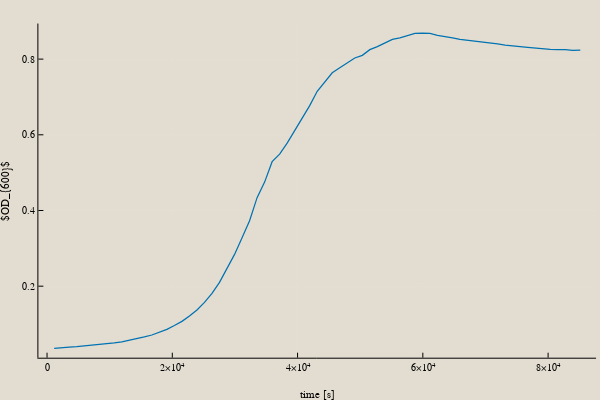

Here is the notebook cell this chart was saved with:
### Code cell
plot()
for i in 15:15
    plot!(
        df[df.Well .== Symbol("Column$i"), Symbol("time_[s]")], 
        df[df.Well .== Symbol("Column$i"), :OD], 
        label=:none,
        xlabel="time [s]",
        ylabel = L"OD_{600}"
    )
end
plot!()

### Figure 1 — Plotly figure (JSON) as saved in the notebook; plotly's stock layout.template omitted (floating-point values rounded to 4 significant figures)
{"data": [{"colorbar": {"title": ""}, "legendgroup": "", "line": {"color": "rgba(1, 115, 178, 1.000)", "dash": "solid", "shape": "linear", "width": 1.25}, "mode": "lines", "name": "", "showlegend": false, "type": "scatter", "x": [1137, 2337, 3537, 4737, 5937, 7137, 8337, 9537, 10737, 11937, 13137, 14337, 15537, 16737, 17937, 19137, 20337, 21537, 22737, 23937, 25137, 26337, 27537, 28737, 29937, 31137, 32337, 33537, 34737, 35937, 37137, 38337, 39537, 40737, 41937, 43137, 44337, 45537, 46737, 47937, 49137, 50337, 51537, 52737, 53937, 55137, 56337, 57537, 58737, 59937, 61137, 62337, 63537, 64737, 65937, 67137, 68337, 69537, 70737, 71937, 73137, 74337, 75537, 76737, 77937, 79137, 80337, 81537, 82737, 83937, 85137], "xaxis": "x1", "y": [0.036, 0.038, 0.039, 0.04, 0.042, 0.043, 0.045, 0.047, 0.05, 0.053, 0.057, 0.061, 0.066, 0.071, 0.078, 0.086, 0.096, 0.107, 0.121, 0.137, 0.157, 0.181, 0.21, 0.245, 0.284, 0.328, 0.373, 0.434, 0.475, 0.529, 0.549, 0.578, 0.612, 0.646, 0.677, 0.715, 0.74, 0.764, 0.777, 0.791, 0.803, 0.81, 0.825, 0.833, 0.843, 0.852, 0.856, 0.863, 0.868, 0.869, 0.868, 0.863, 0.86, 0.856, 0.852, 0.85, 0.847, 0.845, 0.842, 0.84, 0.837, 0.834, 0.833, 0.831, 0.829, 0.827, 0.826, 0.825, 0.825, 0.823, 0.824], "yaxis": "y1", "zmax": null, "zmin": null}], "layout": {"annotations": [], "height": 400, "legend": {"bgcolor": "rgba(227, 220, 208, 1.000)", "bordercolor": "rgba(227, 220, 208, 1.000)", "font": {"color": "rgba(0, 0, 0, 1.000)", "family": "sans-serif", "size": 11}, "tracegroupgap": 0, "x": 1, "y": 1}, "margin": {"b": 20, "l": 0, "r": 0, "t": 20}, "paper_bgcolor": "rgba(227, 220, 208, 1.000)", "plot_bgcolor": "rgba(227, 220, 208, 1.000)", "showlegend": true, "width": 600, "xaxis": {"anchor": "y1", "domain": [0.06397, 0.9934], "gridcolor": "rgba(255, 255, 255, 0.100)", "gridwidth": 0.5, "linecolor": "rgba(0, 0, 0, 1.000)", "mirror": false, "range": [-1383, 87657], "showgrid": true, "showline": true, "showticklabels": true, "tickangle": 0, "tickcolor": "rgb(0, 0, 0)", "tickfont": {"color": "rgba(0, 0, 0, 1.000)", "family": "Lucida Sans Unicode", "size": 10}, "tickmode": "array", "ticks": "inside", "ticktext": ["0", "2×10⁴", "4×10⁴", "6×10⁴", "8×10⁴"], "tickvals": [0, 20000, 40000, 60000, 80000], "title": "time [s]", "titlefont": {"color": "rgba(0, 0, 0, 1.000)", "family": "Lucida Sans Unicode", "size": 11}, "type": "-", "visible": true, "zeroline": false, "zerolinecolor": "rgba(0, 0, 0, 1.000)"}, "yaxis": {"anchor": "x1", "domain": [0.06193, 0.9902], "gridcolor": "rgba(255, 255, 255, 0.100)", "gridwidth": 0.5, "linecolor": "rgba(0, 0, 0, 1.000)", "mirror": false, "range": [0.01101, 0.894], "showgrid": true, "showline": true, "showticklabels": true, "tickangle": 0, "tickcolor": "rgb(0, 0, 0)", "tickfont": {"color": "rgba(0, 0, 0, 1.000)", "family": "Lucida Sans Unicode", "size": 10}, "tickmode": "array", "ticks": "inside", "ticktext": ["0.2", "0.4", "0.6", "0.8"], "tickvals": [0.2, 0.4, 0.6, 0.8], "title": "$OD_{600}$", "titlefont": {"color": "rgba(0, 0, 0, 1.000)", "family": "Lucida Sans Unicode", "size": 11}, "type": "-", "visible": true, "zeroline": false, "zerolinecolor": "rgba(0, 0, 0, 1.000)"}}}
